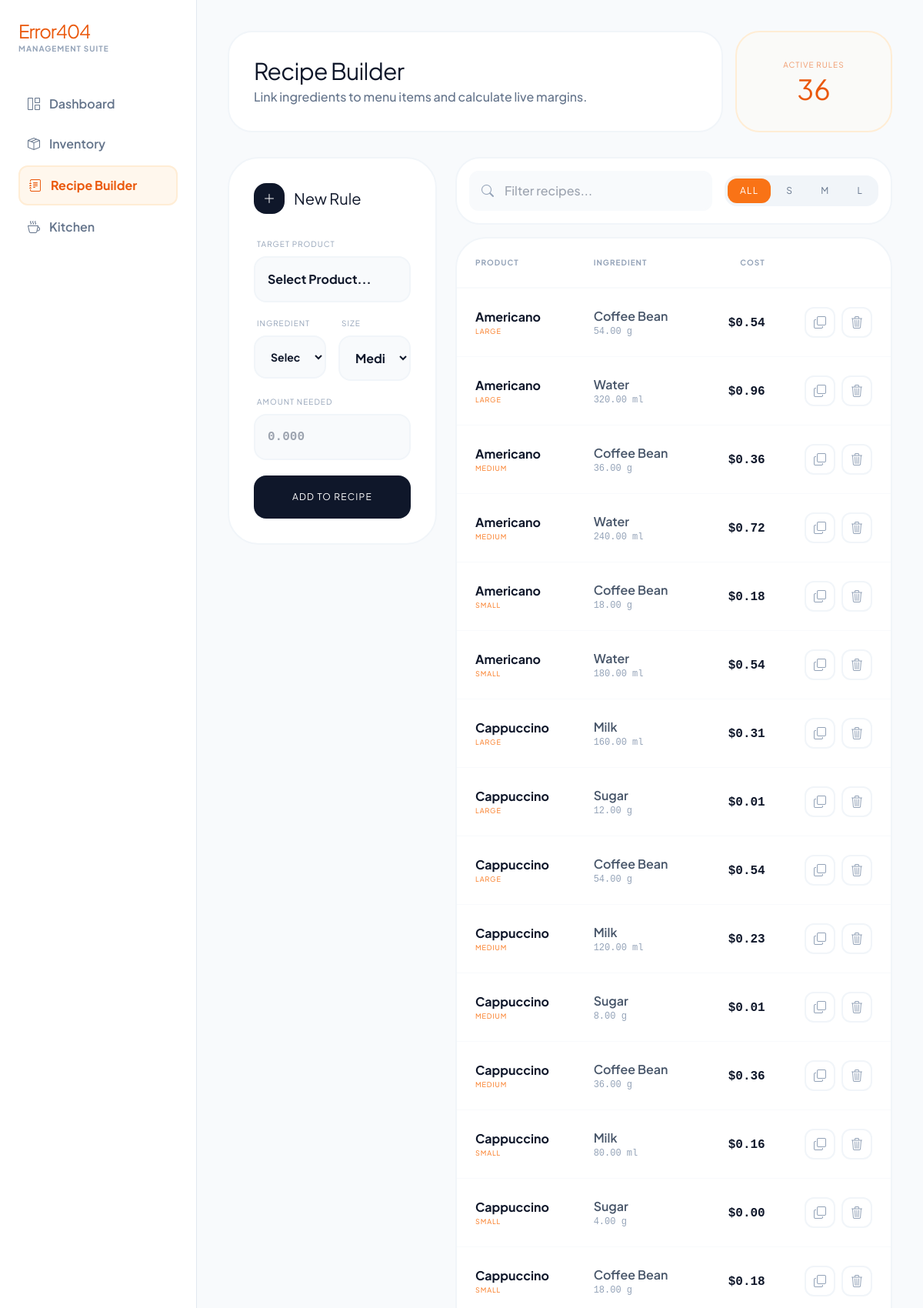
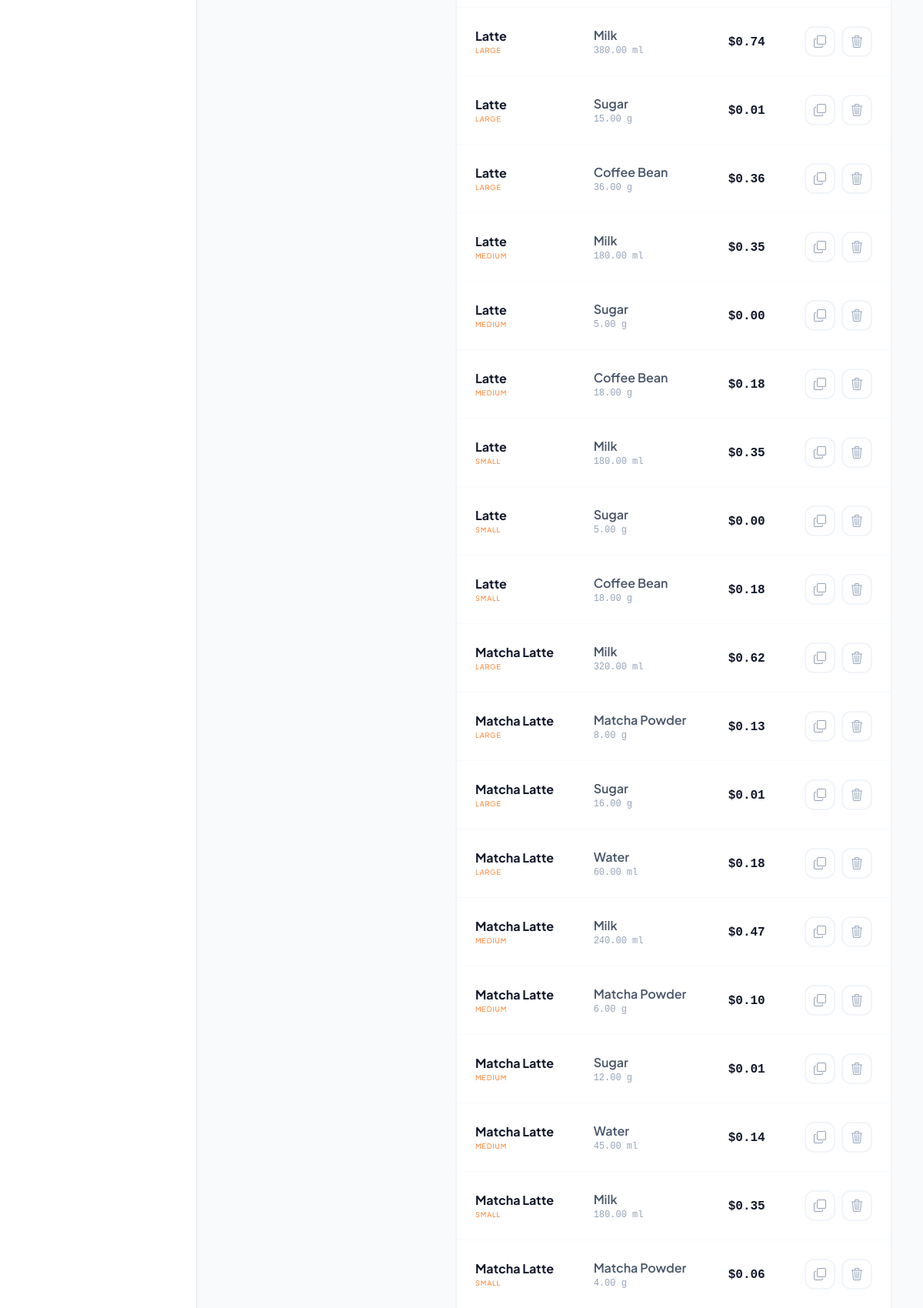
Page /recipe-builder/ (upper part) on the committed database (2 pictures, top to bottom).
### sales/models.py (models this page shows, shortened)
class Recipe(models.Model):
    SIZE_CHOICES = [
        ('Small', 'Small'),
        ('Medium', 'Medium'),
        ('Large', 'Large'),
    ]
    product = models.ForeignKey(Product, on_delete=models.CASCADE, related_name='recipes')
    ingredient = models.ForeignKey('Ingredient', on_delete=models.CASCADE)
    size = models.CharField(max_length=10, choices=SIZE_CHOICES, default='Medium')
    quantity = models.DecimalField(max_digits=10, decimal_places=2, help_text="Amount in g, ml, or pcs")
    class Meta:
        unique_together = ('product', 'ingredient', 'size')

class Product(models.Model):
    CATEGORIES = (
        ('Coffee', 'Coffee'),
        ('Tea', 'Tea'),
        ('Matcha', 'Matcha'),
        ('Other', 'Other'),
    )
    name = models.CharField(max_length=100)
    category = models.CharField(max_length=20, choices=CATEGORIES, default='Coffee')
    base_price = models.DecimalField(max_digits=10, decimal_places=2, help_text="Base Price for SMALL HOT (Tax Inclusive)")
    image = models.ImageField(upload_to='products/', null=True, blank=True)
    ice_upcharge = models.DecimalField(max_digits=6, decimal_places=2, default=0.25)
    frappe_upcharge = models.DecimalField(max_digits=6, decimal_places=2, default=0.50)
    is_available = models.BooleanField(default=True, help_text="Uncheck to hide from customer menu (Snooze)")
    can_be_hot = models.BooleanField(default=True)
    can_be_iced = models.BooleanField(default=False)
    can_be_frappe = models.BooleanField(default=False)
    stock = models.IntegerField(default=0)

class Ingredient(models.Model):
    PACKAGING_CHOICES = (
        ('HOT_CUP', 'Hot Cup'),
        ('COLD_CUP', 'Cold Cup'),
        ('HOT_STRAW', 'Hot Straw'),
        ('COLD_STRAW', 'Cold/Frappe Straw'),
        ('CARRIER', 'Plastic Carrier'),
        ('HOT_LID', 'Hot Lid'),
        ('COLD_LID', 'Cold Lid'),
        ('NONE', 'None'),
    )
    name = models.CharField(max_length=100)
    stock_quantity = models.DecimalField(max_digits=10, decimal_places=2, default=0.00)
    initial_stock_per_item = models.DecimalField(max_digits=10, decimal_places=2, default=0.00)
    items_count = models.IntegerField(default=1)
    max_stock = models.DecimalField(max_digits=10, decimal_places=2, default=1000.00)
    unit = models.CharField(max_length=10)
    unit_cost = models.DecimalField(max_digits=10, decimal_places=5, default=0.00)
    last_purchase_price = models.DecimalField(max_digits=10, decimal_places=2, default=0)
    is_packaging = models.BooleanField(default=False)
    packaging_type = models.CharField(max_length=20, choices=PACKAGING_CHOICES, default='NONE')

### sales/views.py (the view, shortened to what this page needs)
# urls.py: path('recipe-builder/', views.recipe_builder, name='recipe_builder'),
def recipe_builder(request):
    products = Product.objects.all().order_by('name')
    ingredients = Ingredient.objects.all().order_by('name')
    recipes = Recipe.objects.select_related('product', 'ingredient').all().order_by('product__name', 'size')
    for r in recipes:
        r.line_cost = (r.ingredient.unit_cost or Decimal('0.00')) * r.quantity
    return render(request, 'recipe_builder.html', {
        'products': products,
        'ingredients': ingredients,
        'recipes': recipes
    })

### sales/templates/recipe_builder.html (shortened to what this page needs)
<!DOCTYPE html>
<html lang="en">
<head>
    <script src="https://cdn.tailwindcss.com"></script>
    <link rel="stylesheet" href="https://cdn.jsdelivr.net/npm/bootstrap-icons@1.11.1/font/bootstrap-icons.css">
</head>
<body class="bg-[#f8fafc] text-slate-900 flex flex-col md:flex-row min-h-screen">
    <aside id="sidebar" class="fixed inset-y-0 left-0 w-64 shrink-0 bg-white border-r border-slate-200 p-6 flex flex-col transform -translate-x-full md:translate-x-0 transition-transform duration-300 ease-in-out z-[150] md:sticky md:top-0 md:h-screen">
        <div class="mb-10">
            <h1 class="text-2xl font-800 tracking-tighter text-orange-600">Error404</h1>
            <p class="text-[10px] font-bold text-slate-400 uppercase tracking-widest">Management Suite</p>
        </div>
        <nav class="space-y-1 flex-grow">
            <a href="{% url 'admin_dashboard' %}" class="flex items-center gap-3 p-3 text-slate-500 hover:bg-slate-50 rounded-xl transition-all font-semibold">
                <i class="bi bi-grid-1x2"></i> Dashboard
            </a>
            <a href="{% url 'inventory_list' %}" class="flex items-center gap-3 p-3 text-slate-500 hover:bg-slate-50 rounded-xl transition-all font-semibold">
                <i class="bi bi-box-seam"></i> Inventory
            </a>
            <a href="#" class="flex items-center gap-3 p-3 bg-orange-50 text-orange-600 rounded-xl font-bold border-2 border-orange-100">
                <i class="bi bi-journal-text"></i> Recipe Builder
            </a>
            <a href="#" class="flex items-center gap-3 p-3 text-slate-500 hover:bg-slate-50 rounded-xl transition-all font-semibold">
                <i class="bi bi-cup-hot"></i> Kitchen
            </a>
        </nav>
    </aside>
    <main class="flex-1 p-4 md:p-8 lg:p-10 max-w-[1400px] mx-auto w-full">
        <div class="grid grid-cols-1 md:grid-cols-4 gap-4 mb-8">
            <div class="md:col-span-3 bento-card p-8 rounded-[2rem] flex flex-col justify-center">
                <h1 class="text-3xl font-800 tracking-tight">Recipe Builder</h1>
                <p class="text-slate-500 mt-1 font-medium">Link ingredients to menu items and calculate live margins.</p>
            </div>
            <div class="md:col-span-1 bento-card p-8 rounded-[2rem] flex flex-col items-center justify-center text-center border-orange-100 bg-orange-50/30">
                <span class="text-[10px] font-800 uppercase text-orange-600/60 tracking-widest block mb-1">Active Rules</span>
                <span class="text-4xl font-800 text-orange-600" id="activeRulesCount">{{ recipes.count }}</span>
            </div>
        </div>
        <div class="grid grid-cols-1 lg:grid-cols-12 gap-6">
            <div class="lg:col-span-4 space-y-6">
                <div class="bento-card p-8 rounded-[2.5rem] sticky top-8">
                    <div class="flex items-center gap-3 mb-8">
                        <div class="w-10 h-10 bg-slate-900 text-white rounded-2xl flex items-center justify-center">
                            <i class="bi bi-plus-lg"></i>
                        </div>
                        <h3 class="text-xl font-800">New Rule</h3>
                    </div>
                    <form id="recipeForm" method="POST" class="space-y-5">
                        <div>
                            <label class="block text-[10px] font-800 uppercase text-slate-400 mb-2 ml-1 tracking-widest">Target Product</label>
                            <select name="product" required class="w-full bg-slate-50 border-2 border-slate-100 p-4 rounded-2xl outline-none focus:border-orange-500 transition-all font-bold appearance-none">
                                <option value="" disabled selected>Select Product...</option>
                            </select>
                        </div>
                        <div class="grid grid-cols-2 gap-4">
                            <div>
                                <label class="block text-[10px] font-800 uppercase text-slate-400 mb-2 ml-1 tracking-widest">Ingredient</label>
                                <select name="ingredient" required class="w-full bg-slate-50 border-2 border-slate-100 p-4 rounded-2xl outline-none focus:border-orange-500 transition-all font-bold text-sm">
                                    <option value="" disabled selected>Select...</option>
                                </select>
                            </div>
                            <div>
                                <label class="block text-[10px] font-800 uppercase text-slate-400 mb-2 ml-1 tracking-widest">Size</label>
                                <select name="size" required class="w-full bg-slate-50 border-2 border-slate-100 p-4 rounded-2xl outline-none focus:border-orange-500 transition-all font-bold">
                                    <option value="Medium" selected>Medium</option>
                                </select>
                            </div>
                        </div>
                        <div>
                            <label class="block text-[10px] font-800 uppercase text-slate-400 mb-2 ml-1 tracking-widest">Amount Needed</label>
                            <input type="number" step="0.001" name="amount" placeholder="0.000" required
                                class="w-full bg-slate-50 border-2 border-slate-100 p-4 rounded-2xl outline-none focus:border-orange-500 transition-all font-mono font-bold">
                        </div>
                        <button type="submit" class="w-full bg-slate-900 text-white py-5 rounded-2xl font-800 hover:bg-orange-600 transition-all transform active:scale-[0.98] uppercase tracking-widest text-xs">
                            Add to Recipe
                        </button>
                    </form>
                </div>
            </div>
            <div class="lg:col-span-8 space-y-4">
                <div class="bento-card p-4 rounded-[2rem] flex flex-col md:flex-row gap-4 items-center">
                    <div class="relative flex-1 w-full">
                        <i class="bi bi-search absolute left-4 top-1/2 -translate-y-1/2 text-slate-400"></i>
                        <input type="text" id="recipeSearch" onkeyup="runFilters()" placeholder="Filter recipes..."
                               class="w-full bg-slate-50 border-2 border-slate-50 pl-11 pr-4 py-3 rounded-xl outline-none focus:bg-white focus:border-slate-200 transition-all font-medium">
                    </div>
                    <div class="flex items-center gap-1 p-1 bg-slate-100 rounded-2xl">
                        <button type="button" id="all-sizes-btn" onclick="setSizeFilter('')" class="size-chip px-4 py-2 rounded-xl text-xs font-800 uppercase tracking-widest transition-all">All</button>
                        <button onclick="setSizeFilter('Small')" class="size-chip px-4 py-2 rounded-xl text-slate-500 text-xs font-800 uppercase tracking-widest transition-all">S</button>
                        <button onclick="setSizeFilter('Medium')" class="size-chip px-4 py-2 rounded-xl text-slate-500 text-xs font-800 uppercase tracking-widest transition-all">M</button>
                        <button onclick="setSizeFilter('Large')" class="size-chip px-4 py-2 rounded-xl text-slate-500 text-xs font-800 uppercase tracking-widest transition-all">L</button>
                    </div>
                </div>
                <div class="bento-card rounded-[2.5rem] overflow-hidden">
                    <div class="overflow-x-auto">
                        <table class="w-full text-left border-collapse" id="recipeTable">
                            <thead>
                                <tr class="border-b-2 border-slate-50">
                                    <th class="p-6 text-[10px] font-800 uppercase text-slate-400 tracking-widest">Product</th>
                                    <th class="p-6 text-[10px] font-800 uppercase text-slate-400 tracking-widest">Ingredient</th>
                                    <th class="p-6 text-[10px] font-800 uppercase text-slate-400 tracking-widest text-right">Cost</th>
                                    <th class="p-6"></th>
                                </tr>
                            </thead>
                            <tbody class="divide-y divide-slate-50">
                                {% for r in recipes %}
                                <tr class="hover:bg-slate-50/50 transition-colors recipe-row"
                                    data-product="{{ r.product.name|lower }}"
                                    data-ingredient="{{ r.ingredient.name|lower }}"
                                    data-size="{{ r.size|lower }}">
                                    <td class="p-6">
                                        <div class="font-bold text-slate-900">{{ r.product.name }}</div>
                                        <div class="text-[9px] font-800 text-orange-500 uppercase tracking-widest">{{ r.size }}</div>
                                    </td>
                                    <td class="p-6">
                                        <div class="font-semibold text-slate-600">{{ r.ingredient.name }}</div>
                                        <div class="text-xs font-mono text-slate-400">{{ r.quantity }} {{ r.ingredient.unit }}</div>
                                    </td>
                                    <td class="p-6 text-right">
                                        <span class="font-mono font-bold text-slate-900">${{ r.line_cost|stringformat:".2f" }}</span>
                                    </td>
                                    <td class="p-6 text-right">
                                        <div class="flex justify-end gap-2">
                                            <button onclick="openCopyModal('{{ r.product.id }}', '{{ r.size }}', '{{ r.product.name }}')"
                                                    class="w-10 h-10 rounded-xl border-2 border-slate-100 flex items-center justify-center text-slate-400 hover:border-orange-500 hover:text-orange-500 transition-all">
                                                <i class="bi bi-copy"></i>
                                            </button>
                                            <form method="POST" class="inline">
                                                <button type="submit" class="w-10 h-10 rounded-xl border-2 border-slate-100 flex items-center justify-center text-slate-400 hover:border-red-500 hover:text-red-500 transition-all">
                                                    <i class="bi bi-trash3"></i>
                                                </button>
                                            </form>
                                        </div>
                                    </td>
                                </tr>
                                {% endfor %}
                            </tbody>
                        </table>
                    </div>
                </div>
            </div>
        </div>
    </main>
</body>
</html>

### sales/templates/recipe_builder.html (style rules this page uses)
body { font-family: 'Plus Jakarta Sans', sans-serif; }
.bento-card { background: #ffffff; border: 2px solid #f1f5f9; transition: all 0.2s ease; }
.size-chip.active { background-color: #f97316 !important; color: white !important; border-color: #f97316 !important; }

### rows in the picture
Recipe: product.name "Americano", size "LARGE", ingredient.name "Coffee Bean", quantity "54.00", ingredient.unit "g", line_cost "0.54"
Recipe: product.name "Americano", size "LARGE", ingredient.name "Water", quantity "320.00", ingredient.unit "ml", line_cost "0.96"
Recipe: product.name "Americano", size "MEDIUM", ingredient.name "Coffee Bean", quantity "36.00", ingredient.unit "g", line_cost "0.36"
Recipe: product.name "Americano", size "MEDIUM", ingredient.name "Water", quantity "240.00", ingredient.unit "ml", line_cost "0.72"
Recipe: product.name "Americano", size "SMALL", ingredient.name "Coffee Bean", quantity "18.00", ingredient.unit "g", line_cost "0.18"
Recipe: product.name "Americano", size "SMALL", ingredient.name "Water", quantity "180.00", ingredient.unit "ml", line_cost "0.54"
Recipe: product.name "Cappuccino", size "LARGE", ingredient.name "Milk", quantity "160.00", ingredient.unit "ml", line_cost "0.31"
Recipe: product.name "Cappuccino", size "LARGE", ingredient.name "Sugar", quantity "12.00", ingredient.unit "g", line_cost "0.01"
Recipe: product.name "Cappuccino", size "LARGE", ingredient.name "Coffee Bean", quantity "54.00", ingredient.unit "g", line_cost "0.54"
Recipe: product.name "Cappuccino", size "MEDIUM", ingredient.name "Milk", quantity "120.00", ingredient.unit "ml", line_cost "0.23"
Recipe: product.name "Cappuccino", size "MEDIUM", ingredient.name "Sugar", quantity "8.00", ingredient.unit "g", line_cost "0.01"
Recipe: product.name "Cappuccino", size "MEDIUM", ingredient.name "Coffee Bean", quantity "36.00", ingredient.unit "g", line_cost "0.36"
Recipe: product.name "Cappuccino", size "SMALL", ingredient.name "Milk", quantity "80.00", ingredient.unit "ml", line_cost "0.16"
Recipe: product.name "Cappuccino", size "SMALL", ingredient.name "Sugar", quantity "4.00", ingredient.unit "g", line_cost "0.00"
Recipe: product.name "Cappuccino", size "SMALL", ingredient.name "Coffee Bean", quantity "18.00", ingredient.unit "g", line_cost "0.18"
Recipe: product.name "Latte", size "LARGE", ingredient.name "Milk", quantity "380.00", ingredient.unit "ml", line_cost "0.74"
Recipe: product.name "Latte", size "LARGE", ingredient.name "Sugar", quantity "15.00", ingredient.unit "g", line_cost "0.01"
Recipe: product.name "Latte", size "LARGE", ingredient.name "Coffee Bean", quantity "36.00", ingredient.unit "g", line_cost "0.36"
Recipe: product.name "Latte", size "MEDIUM", ingredient.name "Milk", quantity "180.00", ingredient.unit "ml", line_cost "0.35"
Recipe: product.name "Latte", size "MEDIUM", ingredient.name "Sugar", quantity "5.00", ingredient.unit "g", line_cost "0.00"
Recipe: product.name "Latte", size "MEDIUM", ingredient.name "Coffee Bean", quantity "18.00", ingredient.unit "g", line_cost "0.18"
Recipe: product.name "Latte", size "SMALL", ingredient.name "Milk", quantity "180.00", ingredient.unit "ml", line_cost "0.35"
Recipe: product.name "Latte", size "SMALL", ingredient.name "Sugar", quantity "5.00", ingredient.unit "g", line_cost "0.00"
Recipe: product.name "Latte", size "SMALL", ingredient.name "Coffee Bean", quantity "18.00", ingredient.unit "g", line_cost "0.18"
Recipe: product.name "Matcha Latte", size "LARGE", ingredient.name "Milk", quantity "320.00", ingredient.unit "ml", line_cost "0.62"
Recipe: product.name "Matcha Latte", size "LARGE", ingredient.name "Matcha Powder", quantity "8.00", ingredient.unit "g", line_cost "0.13"
Recipe: product.name "Matcha Latte", size "LARGE", ingredient.name "Sugar", quantity "16.00", ingredient.unit "g", line_cost "0.01"
Recipe: product.name "Matcha Latte", size "LARGE", ingredient.name "Water", quantity "60.00", ingredient.unit "ml", line_cost "0.18"
Recipe: product.name "Matcha Latte", size "MEDIUM", ingredient.name "Milk", quantity "240.00", ingredient.unit "ml", line_cost "0.47"
Recipe: product.name "Matcha Latte", size "MEDIUM", ingredient.name "Matcha Powder", quantity "6.00", ingredient.unit "g", line_cost "0.10"
Recipe: product.name "Matcha Latte", size "MEDIUM", ingredient.name "Sugar", quantity "12.00", ingredient.unit "g", line_cost "0.01"
Recipe: product.name "Matcha Latte", size "MEDIUM", ingredient.name "Water", quantity "45.00", ingredient.unit "ml", line_cost "0.14"
Recipe: product.name "Matcha Latte", size "SMALL", ingredient.name "Milk", quantity "180.00", ingredient.unit "ml", line_cost "0.35"
Recipe: product.name "Matcha Latte", size "SMALL", ingredient.name "Matcha Powder", quantity "4.00", ingredient.unit "g", line_cost "0.06"

### other values in the picture
{{ recipes.count }} "36"
